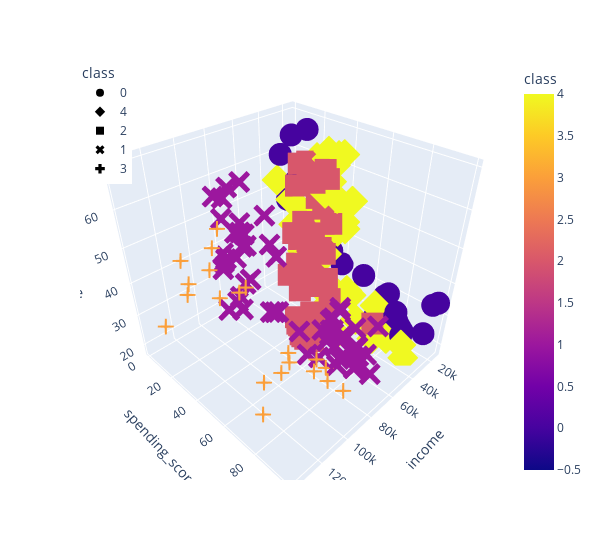

Notebook source saved alongside this figure:
### Code cell
# K-means with 5 clusters
kmeans(shopping_df, k=5)

### Figure 1 — Plotly figure (JSON) as saved in the notebook; plotly's stock layout.template omitted (floating-point values rounded to 4 significant figures)
{"data": [{"hovertemplate": "class=%{marker.color}<br>income=%{x}<br>spending_score=%{y}<br>age=%{z}<extra></extra>", "legendgroup": "0", "marker": {"color": [0, 0, 0, 0, 0, 0, 0, 0, 0, 0, 0, 0, 0, 0, 0, 0, 0, 0, 0, 0, 0, 0, 0, 0, 0, 0, 0, 0, 0, 0, 0, 0], "coloraxis": "coloraxis", "symbol": "circle"}, "mode": "markers", "name": "0", "scene": "scene", "showlegend": true, "type": "scatter3d", "x": [15000, 15000, 16000, 16000, 17000, 17000, 18000, 18000, 19000, 19000, 19000, 19000, 20000, 20000, 20000, 20000, 21000, 21000, 23000, 23000, 24000, 24000, 25000, 25000, 28000, 28000, 28000, 28000, 29000, 29000, 30000, 30000], "y": [39, 81, 6, 77, 40, 76, 6, 94, 3, 72, 14, 99, 15, 77, 13, 79, 35, 66, 29, 98, 35, 73, 5, 73, 14, 82, 32, 61, 31, 87, 4, 73], "z": [19, 21, 20, 23, 31, 22, 35, 23, 64, 30, 67, 35, 58, 24, 37, 22, 35, 20, 52, 35, 35, 25, 46, 31, 54, 29, 45, 35, 40, 23, 60, 21]}, {"hovertemplate": "class=%{marker.color}<br>income=%{x}<br>spending_score=%{y}<br>age=%{z}<extra></extra>", "legendgroup": "4", "marker": {"color": [4, 4, 4, 4, 4, 4, 4, 4, 4, 4, 4, 4, 4, 4, 4, 4, 4, 4, 4, 4, 4, 4, 4, 4, 4, 4, 4, 4, 4, 4, 4, 4, 4, 4, 4, 4, 4, 4, 4, 4, 4, 4], "coloraxis": "coloraxis", "symbol": "diamond"}, "mode": "markers", "name": "4", "scene": "scene", "showlegend": true, "type": "scatter3d", "x": [33000, 33000, 33000, 33000, 34000, 34000, 37000, 37000, 38000, 38000, 39000, 39000, 39000, 39000, 40000, 40000, 40000, 40000, 42000, 42000, 43000, 43000, 43000, 43000, 44000, 44000, 46000, 46000, 46000, 46000, 47000, 47000, 48000, 48000, 48000, 48000, 48000, 48000, 49000, 49000, 50000, 50000], "y": [4, 92, 14, 81, 17, 73, 26, 75, 35, 92, 36, 61, 28, 65, 55, 47, 42, 42, 52, 60, 54, 60, 45, 41, 50, 46, 51, 46, 56, 55, 52, 59, 51, 59, 50, 48, 59, 47, 55, 42, 49, 56], "z": [53, 18, 49, 21, 42, 30, 36, 20, 65, 24, 48, 31, 49, 24, 50, 27, 29, 31, 49, 33, 31, 59, 50, 47, 51, 69, 27, 53, 70, 19, 67, 54, 63, 18, 43, 68, 19, 32, 70, 47, 60, 60]}, {"hovertemplate": "class=%{marker.color}<br>income=%{x}<br>spending_score=%{y}<br>age=%{z}<extra></extra>", "legendgroup": "2", "marker": {"color": [2, 2, 2, 2, 2, 2, 2, 2, 2, 2, 2, 2, 2, 2, 2, 2, 2, 2, 2, 2, 2, 2, 2, 2, 2, 2, 2, 2, 2, 2, 2, 2, 2, 2, 2, 2, 2, 2, 2, 2, 2, 2, 2, 2, 2, 2, 2, 2, 2, 2], "coloraxis": "coloraxis", "symbol": "square"}, "mode": "markers", "name": "2", "scene": "scene", "showlegend": true, "type": "scatter3d", "x": [54000, 54000, 54000, 54000, 54000, 54000, 54000, 54000, 54000, 54000, 54000, 54000, 57000, 57000, 58000, 58000, 59000, 59000, 60000, 60000, 60000, 60000, 60000, 60000, 61000, 61000, 62000, 62000, 62000, 62000, 62000, 62000, 63000, 63000, 63000, 63000, 63000, 63000, 64000, 64000, 65000, 65000, 65000, 65000, 67000, 67000, 67000, 67000, 69000, 69000], "y": [47, 54, 53, 48, 52, 42, 51, 55, 41, 44, 57, 46, 58, 55, 60, 46, 55, 41, 49, 40, 42, 52, 47, 50, 42, 49, 41, 48, 59, 55, 56, 42, 50, 46, 43, 48, 52, 54, 42, 46, 48, 50, 43, 59, 43, 57, 56, 40, 58, 91], "z": [59, 26, 45, 40, 23, 49, 57, 38, 67, 46, 21, 48, 55, 22, 34, 50, 68, 18, 48, 40, 32, 24, 47, 27, 48, 20, 23, 49, 67, 26, 49, 21, 66, 54, 68, 66, 65, 19, 38, 19, 18, 19, 63, 49, 51, 50, 27, 38, 40, 39]}, {"hovertemplate": "class=%{marker.color}<br>income=%{x}<br>spending_score=%{y}<br>age=%{z}<extra></extra>", "legendgroup": "1", "marker": {"color": [1, 1, 1, 1, 1, 1, 1, 1, 1, 1, 1, 1, 1, 1, 1, 1, 1, 1, 1, 1, 1, 1, 1, 1, 1, 1, 1, 1, 1, 1, 1, 1, 1, 1, 1, 1, 1, 1, 1, 1, 1, 1, 1, 1, 1, 1, 1, 1, 1, 1, 1, 1, 1, 1, 1, 1], "coloraxis": "coloraxis", "symbol": "x"}, "mode": "markers", "name": "1", "scene": "scene", "showlegend": true, "type": "scatter3d", "x": [70000, 70000, 71000, 71000, 71000, 71000, 71000, 71000, 72000, 72000, 73000, 73000, 73000, 73000, 74000, 74000, 75000, 75000, 76000, 76000, 77000, 77000, 77000, 77000, 78000, 78000, 78000, 78000, 78000, 78000, 78000, 78000, 78000, 78000, 78000, 78000, 79000, 79000, 81000, 81000, 85000, 85000, 86000, 86000, 87000, 87000, 87000, 87000, 87000, 87000, 88000, 88000, 88000, 88000, 93000, 93000], "y": [29, 77, 35, 95, 11, 75, 9, 75, 34, 71, 5, 88, 7, 73, 10, 72, 5, 93, 40, 87, 12, 97, 36, 74, 22, 90, 17, 88, 20, 76, 16, 89, 1, 78, 1, 73, 35, 83, 5, 93, 26, 75, 20, 95, 27, 63, 13, 75, 10, 92, 13, 86, 15, 69, 14, 90], "z": [23, 31, 43, 40, 59, 38, 47, 39, 25, 31, 20, 29, 44, 32, 19, 35, 57, 32, 28, 32, 25, 28, 48, 32, 34, 34, 43, 39, 44, 38, 47, 27, 37, 30, 34, 30, 56, 29, 19, 31, 50, 36, 42, 33, 36, 32, 40, 28, 36, 36, 52, 30, 58, 27, 59, 35]}, {"hovertemplate": "class=%{marker.color}<br>income=%{x}<br>spending_score=%{y}<br>age=%{z}<extra></extra>", "legendgroup": "3", "marker": {"color": [3, 3, 3, 3, 3, 3, 3, 3, 3, 3, 3, 3, 3, 3, 3, 3, 3, 3, 3, 3], "coloraxis": "coloraxis", "symbol": "cross"}, "mode": "markers", "name": "3", "scene": "scene", "showlegend": true, "type": "scatter3d", "x": [97000, 97000, 98000, 98000, 99000, 99000, 101000, 101000, 103000, 103000, 103000, 103000, 113000, 113000, 120000, 120000, 126000, 126000, 137000, 137000], "y": [32, 86, 15, 88, 39, 97, 24, 68, 17, 85, 23, 69, 8, 91, 16, 79, 28, 74, 18, 83], "z": [37, 32, 46, 29, 41, 30, 54, 28, 41, 36, 34, 32, 33, 38, 47, 35, 45, 32, 32, 30]}], "layout": {"coloraxis": {"colorbar": {"title": {"text": "class"}}, "colorscale": [[0, "#0d0887"], [0.1111, "#46039f"], [0.2222, "#7201a8"], [0.3333, "#9c179e"], [0.4444, "#bd3786"], [0.5556, "#d8576b"], [0.6667, "#ed7953"], [0.7778, "#fb9f3a"], [0.8889, "#fdca26"], [1, "#f0f921"]]}, "legend": {"title": {"text": "class"}, "tracegroupgap": 0, "x": 0, "y": 1}, "margin": {"t": 60}, "scene": {"domain": {"x": [0, 1], "y": [0, 1]}, "xaxis": {"title": {"text": "income"}}, "yaxis": {"title": {"text": "spending_score"}}, "zaxis": {"title": {"text": "age"}}}, "width": 600}}
